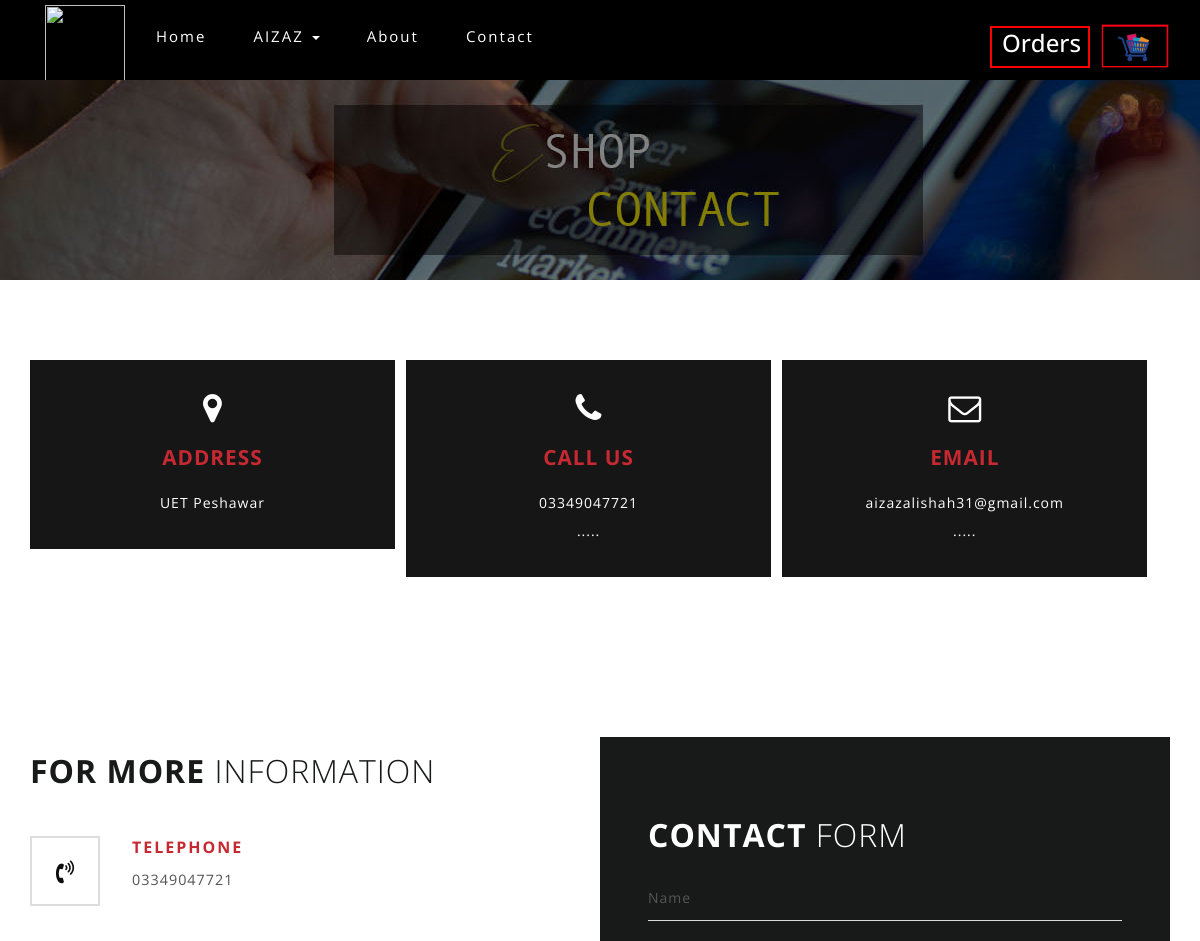
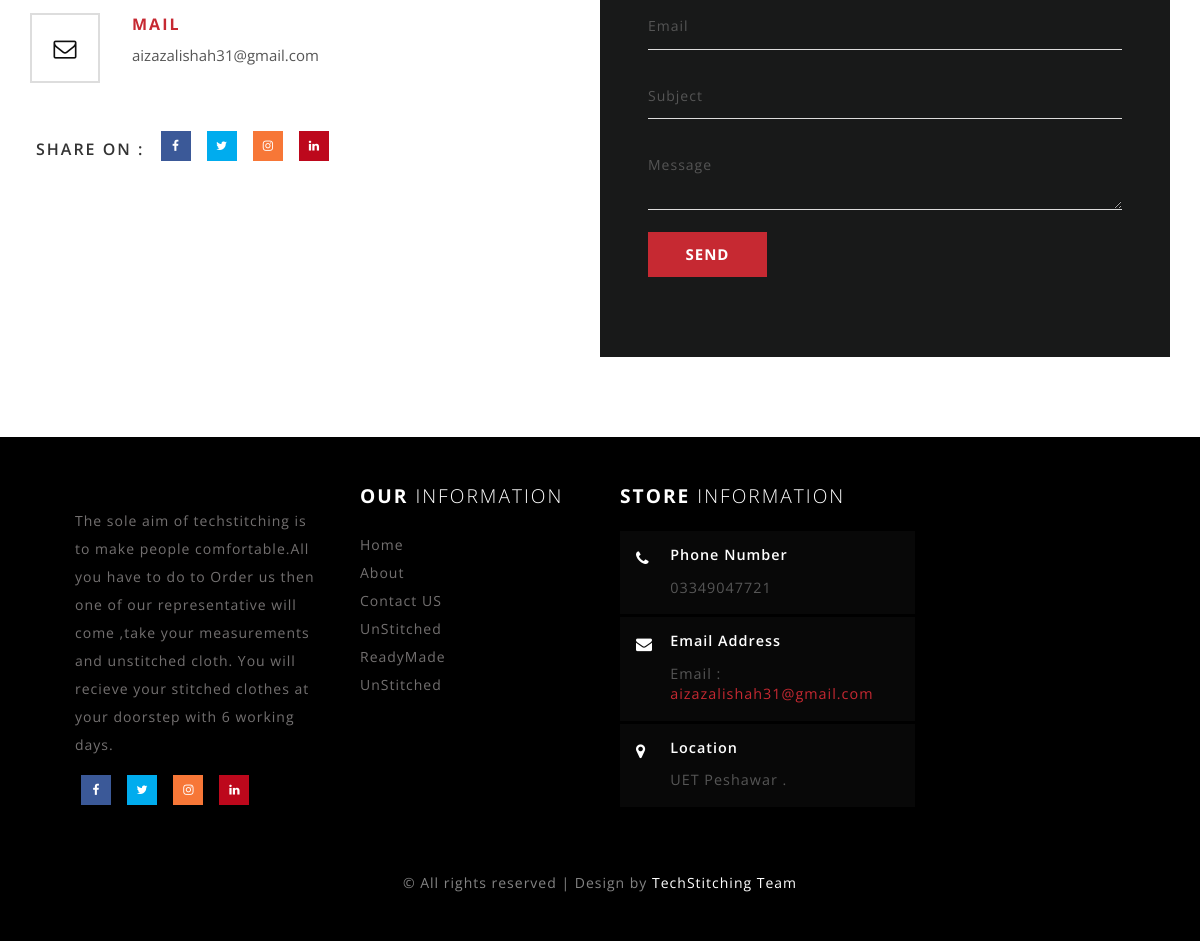
The page /contact.php on the database its author committed (2 pictures, top to bottom).
### tables this page shows
CREATE TABLE `category` (
  `cat_id` int(11) NOT NULL,
  `cat_name` text NOT NULL,
  `image` varchar(255) NOT NULL
);

CREATE TABLE `contact` (
  `id` int(11) NOT NULL,
  `addres` text NOT NULL,
  `email` text NOT NULL,
  `cell_num` text NOT NULL,
  `map` text NOT NULL
);

CREATE TABLE `sub_category` (
  `sub_id` int(11) NOT NULL,
  `sub_title` text NOT NULL,
  `cat_id` int(11) NOT NULL
);

### contact.php (the view, shortened to what this page needs)
<?php require_once 'includes/conn.php';?>
<!DOCTYPE html>
<html>
<head>
<link href="css/bootstrap.css" rel="stylesheet" type="text/css" media="all" />
<link href="css/style.css" rel="stylesheet" type="text/css" media="all" />
<link href="css/font-awesome.css" rel="stylesheet">
</head>
<body>
<?php
require_once 'includes/menu.php';
?>
<div class="page-head_agile_info_w3l" style=" background: url(images/contact.jpg) no-repeat center;">
</div>
<?php $contatc_query=mysqli_query($conn, "select * from contact");
$fetch=mysqli_fetch_array($contatc_query);
?>
    <div class="banner_bottom_agile_info">
	    <div class="container">
		  <div class="contact-grid-agile-w3s">
				<div class="col-md-4 contact-grid-agile-w3">
						<div class="contact-grid-agile-w31">
							<i class="fa fa-map-marker" aria-hidden="true"></i>
							<h4>Address</h4>
							<p><?php echo $fetch['addres']; ?></p>
						</div>
					</div>
					<div class="col-md-4 contact-grid-agile-w3">
						<div class="contact-grid-agile-w32">
							<i class="fa fa-phone" aria-hidden="true"></i>
							<h4>Call Us</h4>
							<p><?php echo $fetch['cell_num']; ?><span>.....</span></p>
						</div>
					</div>
					<div class="col-md-4 contact-grid-agile-w3">
						<div class="contact-grid-agile-w33">
							<i class="fa fa-envelope-o" aria-hidden="true"></i>
							<h4>Email</h4>
							<p><a href="#"><?php echo $fetch['email']; ?><span>.....</span></a></p>
						</div>
					</div>
				</div>
	   </div>
	 </div>
   <div class="banner_bottom_agile_info">
	<div class="container">
	   <div class="agile-contact-grids">
				<div class="agile-contact-left">
					<div class="col-md-6 address-grid">
						<h4>For More <span>Information</span></h4>
							<div class="mail-agileits-w3layouts">
								<i class="fa fa-volume-control-phone" aria-hidden="true"></i>
								<div class="contact-right">
									<p>Telephone </p><span><?php echo $fetch['cell_num']; ?></span>
								</div>
								<div class="clearfix"> </div>
							</div>
							<div class="mail-agileits-w3layouts">
								<i class="fa fa-envelope-o" aria-hidden="true"></i>
								<div class="contact-right">
									<p>Mail </p><a href="#"><?php echo $fetch['email']; ?></a>
								</div>
								<div class="clearfix"> </div>
							</div>
							<ul class="social-nav model-3d-0 footer-social w3_agile_social two contact">
							                              <li class="share">SHARE ON : </li>
															<li><a href="#" class="facebook">
																  <div class="front"><i class="fa fa-facebook" aria-hidden="true"></i></div>
																  <div class="back"><i class="fa fa-facebook" aria-hidden="true"></i></div></a></li>
															<li><a href="#" class="twitter">
																  <div class="front"><i class="fa fa-twitter" aria-hidden="true"></i></div>
																  <div class="back"><i class="fa fa-twitter" aria-hidden="true"></i></div></a></li>
															<li><a href="#" class="instagram">
																  <div class="front"><i class="fa fa-instagram" aria-hidden="true"></i></div>
																  <div class="back"><i class="fa fa-instagram" aria-hidden="true"></i></div></a></li>
															<li><a href="#" class="pinterest">
																  <div class="front"><i class="fa fa-linkedin" aria-hidden="true"></i></div>
																  <div class="back"><i class="fa fa-linkedin" aria-hidden="true"></i></div></a></li>
														</ul>
					</div>
					<div class="col-md-6 contact-form">
						<h4 class="white-w3ls">Contact <span>Form</span></h4>
						<form action="#" method="post">
							<div class="styled-input agile-styled-input-top">
								<input type="text" name="Name" required="">
								<label>Name</label>
							</div>
							<div class="styled-input">
								<input type="email" name="Email" required="">
								<label>Email</label>
							</div>
							<div class="styled-input">
								<input type="text" name="Subject" required="">
								<label>Subject</label>
							</div>
							<div class="styled-input">
								<textarea name="Message" required=""></textarea>
								<label>Message</label>
							</div>
							<input type="submit" value="SEND">
						</form>
					</div>
				</div>
			</div>
       </div>
	</div>
<?php require_once 'includes/footer.php';?>
</body>
</html>

### includes/menu.php (shortened to what this page needs)
<div class="ban-top">
    <div class="container">
        <div class="top_nav_left">
            <nav class="navbar navbar-default">
                <div class="container-fluid">
                    <div class="collapse navbar-collapse menu--shylock" id="bs-example-navbar-collapse-1">
                        <ul class="nav navbar-nav menu__list">
                             <li><img src="images/b.png" style="padding-top:5px"   height="80px" width="80px"/></li>
                            <li class="active menu__item"><a class="menu__link" href="index.php">Home <span class="sr-only">(current)</span></a></li>
                            <?php
                            $query = mysqli_query($conn, "select * from category");
                            while ($record = mysqli_fetch_assoc($query)) {
                                ?>
                                <li class="dropdown menu__item">
                                    <a href="#" class="dropdown-toggle menu__link" data-toggle="dropdown" role="button" aria-haspopup="true" aria-expanded="false"><?php echo $record['cat_name']; ?> <span class="caret"></span></a>
                                </li>
                            <?php } ?>
                             <li class=" menu__item"><a class="menu__link" href="about.php">About</a></li>
                            <li class=" menu__item"><a class="menu__link" href="contact.php">Contact</a></li>
                        </ul>
                    </div>
                </div>
            </nav>
        </div>
        <div class="top_nav_right" style="padding-top: 10px;">
            <?php
            if(@$_SESSION['customer_id']){ ?>
            <a href="cart.php"> <img src="images/cartpng.png" width="70" height="70" style="float: right"><span class="badge" id="show_cart_items" style="float:right;"><?php
      $query = mysqli_query($conn, "SELECT * FROM cart WHERE    customer_id='" . $_SESSION[ 'customer_id' ] . "'");
          echo mysqli_num_rows($query);
      ?></span>
            </a>
            <?php } else { ?>
            <a href="#"><img src="images/cartpng.png" width="70" height="70" style="float: right"></a>
            <?php } ?>
                    <?php
                    if(@$_SESSION['customer_id'])
                    { ?>
            <a href="order.php" > <h3 class="setting" style="padding-bottom:3px">Orders</h3>
            <span class="badge" id="show_order" style="float:right;"><?php
      $query = mysqli_query($conn, "SELECT * from  bills WHERE                                            bill_email='" . $_SESSION[ 'customer_email' ] . "'");
          echo mysqli_num_rows($query);
      ?></span>
           </a>
            <?php } else{  ?>
                        <a href="#"> <h3 class="setting">Orders</h3></a>
            <?php } ?>
            </div>
        </div>
    </div>

### includes/footer.php (shortened to what this page needs)
<div class="footer">
    <div class="footer_agile_inner_info_w3l">
        <div class="col-md-3 footer-left">
            <p>The sole aim of techstitching is to make people comfortable.All you have to do to Order us then one of our representative will come
            ,take your measurements and unstitched cloth. You will recieve your stitched clothes at your doorstep with 6 working days.</p>
            <ul class="social-nav model-3d-0 footer-social w3_agile_social two">
                <li><a href="#" class="facebook">
                        <div class="front"><i class="fa fa-facebook" aria-hidden="true"></i></div>
                        <div class="back"><i class="fa fa-facebook" aria-hidden="true"></i></div></a></li>
                <li><a href="#" class="twitter">
                        <div class="front"><i class="fa fa-twitter" aria-hidden="true"></i></div>
                        <div class="back"><i class="fa fa-twitter" aria-hidden="true"></i></div></a></li>
                <li><a href="#" class="instagram">
                        <div class="front"><i class="fa fa-instagram" aria-hidden="true"></i></div>
                        <div class="back"><i class="fa fa-instagram" aria-hidden="true"></i></div></a></li>
                <li><a href="#" class="pinterest">
                        <div class="front"><i class="fa fa-linkedin" aria-hidden="true"></i></div>
                        <div class="back"><i class="fa fa-linkedin" aria-hidden="true"></i></div></a></li>
            </ul>
        </div>
        <div class="col-md-9 footer-right">
            <div class="sign-grds">
                <div class="col-md-4 sign-gd">
                    <h4>Our <span>Information</span> </h4>
                    <ul>
                        <li><a href="index.php">Home</a></li>
                        <li><a href="about.php">About</a></li>
                        <li><a href="contact.php">Contact US</a></li>
                        <?php
                        $query=mysqli_query($conn, "select * from sub_category limit 3");
                        while($rec=mysqli_fetch_assoc($query)){
                        ?>
                        <li><a href="product.php?id=<?php echo $rec['sub_id']; ?>"><?php echo $rec['sub_title']; ?></a></li>
                      <?php } ?>
                    </ul>
                </div>
                <div class="col-md-5 sign-gd-two">
                    <h4>Store <span>Information</span></h4>
                    <div class="w3-address">
                        <div class="w3-address-grid">
                            <div class="w3-address-left">
                                <i class="fa fa-phone" aria-hidden="true"></i>
                            </div>
                            <?php $contatc_query=mysqli_query($conn, "select * from contact");
                            $fetch=mysqli_fetch_array($contatc_query);
                            ?>
                            <div class="w3-address-right">
                                <h6>Phone Number</h6>
                                <p><?php echo $fetch['cell_num']; ?></p>
                            </div>
                            <div class="clearfix"> </div>
                        </div>
                        <div class="w3-address-grid">
                            <div class="w3-address-left">
                                <i class="fa fa-envelope" aria-hidden="true"></i>
                            </div>
                            <div class="w3-address-right">
                                <h6>Email Address</h6>
                                <p>Email :<a href="mailto:example@email.com"> <?php echo $fetch['email']; ?></a></p>
                            </div>
                            <div class="clearfix"> </div>
                        </div>
                        <div class="w3-address-grid">
                            <div class="w3-address-left">
                                <i class="fa fa-map-marker" aria-hidden="true"></i>
                            </div>
                            <div class="w3-address-right">
                                <h6>Location</h6>
                                <p><?php echo $fetch['addres']; ?>.
                                </p>
                            </div>
                            <div class="clearfix"> </div>
                        </div>
                    </div>
                </div>
            </div>
        </div>
        <div class="clearfix"></div>
        <p class="copy-right">&copy  All rights reserved | Design by <a href="https://www.facebook.com/Techstitching">TechStitching Team</a></p>
    </div>
</div>

### includes/menu.php (style rules this page uses)
.setting { float: right; color: white; margin-top: 16px; margin-right: 10px; display: inline; width: 100px; height: 42px; padding: 2px; border: 2px solid red; background-color: black; padding-left: 10px; }

### rows shown on the page
category: cat_name "AIZAZ"
contact: addres "UET Peshawar", cell_num "03349047721", email "aizazalishah31@gmail.com"
sub_category: sub_title "UnStitched"
sub_category: sub_title "ReadyMade"
sub_category: sub_title "UnStitched"
